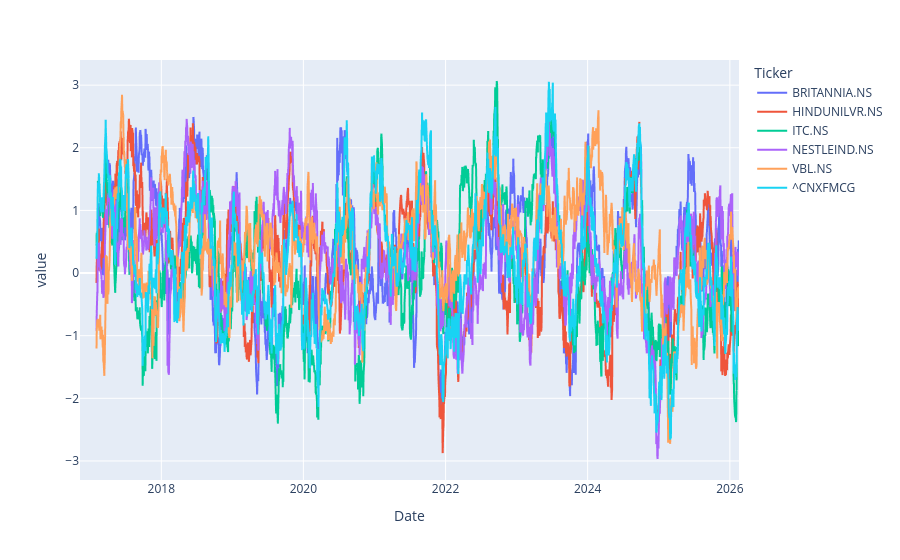

Here is the notebook cell this chart was saved with:
### Markdown cell above
# Sharpe Ratio

### Code cell
Rf = 0.06/252

Sharpe_Ratio = (log_returns.rolling(window = Trading_Days).mean() - Rf) * Trading_Days/historical_volatility
Sharpe_Ratio.plot()

### Figure 1 — Plotly figure (JSON) as saved in the notebook; plotly's stock layout.template omitted (floating-point values rounded to 4 significant figures; data arrays with more than 128 entries replaced by an {"elided": "..."} marker saying what was removed)
{"data": [{"hovertemplate": "Ticker=BRITANNIA.NS<br>Date=%{x}<br>value=%{y}<extra></extra>", "legendgroup": "BRITANNIA.NS", "line": {"color": "#636efa", "dash": "solid"}, "marker": {"symbol": "circle"}, "mode": "lines", "name": "BRITANNIA.NS", "showlegend": true, "type": "scattergl", "x": {"elided": "2254 str values"}, "xaxis": "x", "y": {"elided": "2254 float values"}, "yaxis": "y"}, {"hovertemplate": "Ticker=HINDUNILVR.NS<br>Date=%{x}<br>value=%{y}<extra></extra>", "legendgroup": "HINDUNILVR.NS", "line": {"color": "#EF553B", "dash": "solid"}, "marker": {"symbol": "circle"}, "mode": "lines", "name": "HINDUNILVR.NS", "showlegend": true, "type": "scattergl", "x": {"elided": "2254 str values"}, "xaxis": "x", "y": {"elided": "2254 float values"}, "yaxis": "y"}, {"hovertemplate": "Ticker=ITC.NS<br>Date=%{x}<br>value=%{y}<extra></extra>", "legendgroup": "ITC.NS", "line": {"color": "#00cc96", "dash": "solid"}, "marker": {"symbol": "circle"}, "mode": "lines", "name": "ITC.NS", "showlegend": true, "type": "scattergl", "x": {"elided": "2254 str values"}, "xaxis": "x", "y": {"elided": "2254 float values"}, "yaxis": "y"}, {"hovertemplate": "Ticker=NESTLEIND.NS<br>Date=%{x}<br>value=%{y}<extra></extra>", "legendgroup": "NESTLEIND.NS", "line": {"color": "#ab63fa", "dash": "solid"}, "marker": {"symbol": "circle"}, "mode": "lines", "name": "NESTLEIND.NS", "showlegend": true, "type": "scattergl", "x": {"elided": "2254 str values"}, "xaxis": "x", "y": {"elided": "2254 float values"}, "yaxis": "y"}, {"hovertemplate": "Ticker=VBL.NS<br>Date=%{x}<br>value=%{y}<extra></extra>", "legendgroup": "VBL.NS", "line": {"color": "#FFA15A", "dash": "solid"}, "marker": {"symbol": "circle"}, "mode": "lines", "name": "VBL.NS", "showlegend": true, "type": "scattergl", "x": {"elided": "2254 str values"}, "xaxis": "x", "y": {"elided": "2254 float values"}, "yaxis": "y"}, {"hovertemplate": "Ticker=^CNXFMCG<br>Date=%{x}<br>value=%{y}<extra></extra>", "legendgroup": "^CNXFMCG", "line": {"color": "#19d3f3", "dash": "solid"}, "marker": {"symbol": "circle"}, "mode": "lines", "name": "^CNXFMCG", "showlegend": true, "type": "scattergl", "x": {"elided": "2254 str values"}, "xaxis": "x", "y": {"elided": "2254 float values"}, "yaxis": "y"}], "layout": {"autosize": true, "legend": {"title": {"text": "Ticker"}, "tracegroupgap": 0}, "margin": {"t": 60}, "xaxis": {"anchor": "y", "autorange": true, "domain": [0, 1], "range": ["2016-11-09", "2026-02-17"], "title": {"text": "Date"}, "type": "date"}, "yaxis": {"anchor": "x", "autorange": true, "domain": [0, 1], "range": [-3.304, 3.402], "title": {"text": "value"}, "type": "linear"}}}
